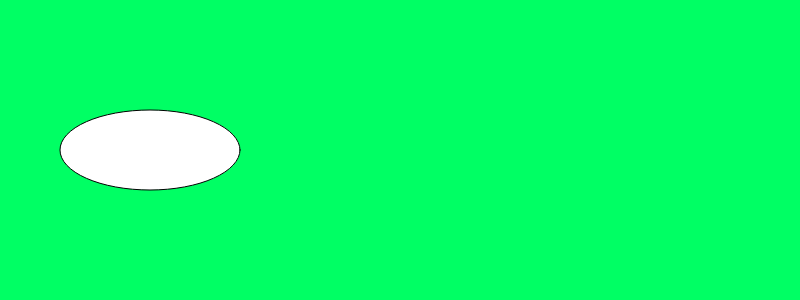
Frame 1 (no input)
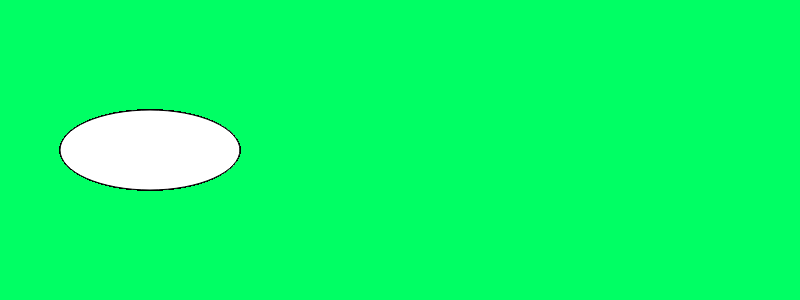
Frame 60 (no input)
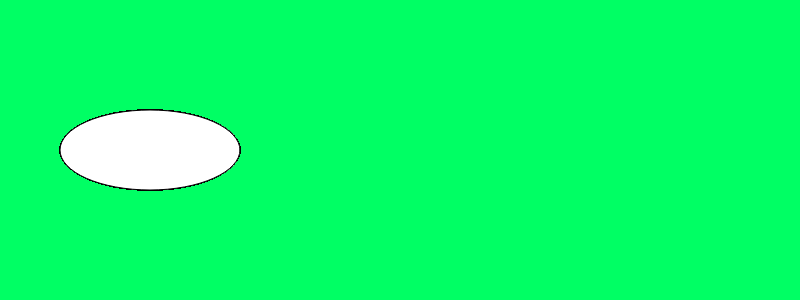
Frame 120 (the mouse pressed at the canvas centre since frame 60)

The p5.js sketch that drew these frames (run headless with seeded random() and noise() and a simulated clock; from frame 60 on, the mouse is pressed at the canvas centre):

// p5.js sketch
// ── sketch.js
function setup() {
  createCanvas(800, 300)
  background(0, 255, 100)
}

function draw() {
  ellipse(150, 150, 180, 80);
}
